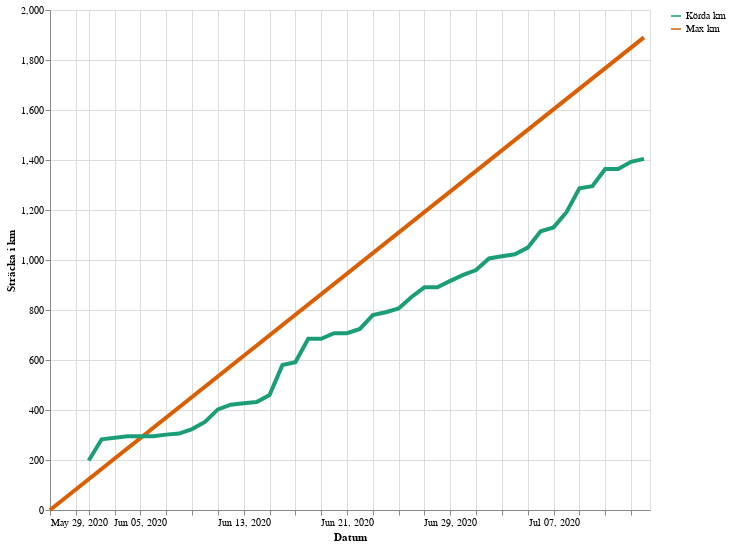

Notebook source saved alongside this figure:
### Code cell
line = alt.Chart(df, width=600, height=500).mark_line(size=4).encode(
    x=alt.X("yearmonthdate(date)", title="Datum", scale=alt.Scale(domain=(start_date, end_date))),
    y="Sträcka i km",
    color=alt.Color("variable", title="", scale=alt.Scale(scheme="dark2")),
    tooltip=[alt.Tooltip("date", title="Datum"), "Sträcka i km"],
)

line

### Figure 1 — Vega-Lite specification as saved in the notebook (floating-point values rounded to 4 significant figures)
{"config": {"view": {"continuousWidth": 400, "continuousHeight": 300}}, "data": {"name": "data-9d7852e9b5c096588921136373445a73"}, "mark": {"type": "line", "size": 4}, "encoding": {"color": {"type": "nominal", "field": "variable", "scale": {"scheme": "dark2"}, "title": ""}, "tooltip": [{"type": "temporal", "field": "date", "title": "Datum"}, {"type": "quantitative", "field": "Sträcka i km"}], "x": {"type": "temporal", "field": "date", "scale": {"domain": ["2020-05-29", "2020-07-14T11:14:45.172290"]}, "timeUnit": "yearmonthdate", "title": "Datum"}, "y": {"type": "quantitative", "field": "Sträcka i km"}}, "height": 500, "width": 600, "$schema": "https://vega.github.io/schema/vega-lite/v4.8.1.json", "datasets": {"data-9d7852e9b5c096588921136373445a73": [{"date": "2020-05-29T00:00:00+00:00", "variable": "Max km", "Sträcka i km": 0.0}, {"date": "2020-07-14T11:14:45.172290+00:00", "variable": "Max km", "Sträcka i km": 1890.0}, {"date": "2020-06-01T00:36:40+00:00", "variable": "Körda km", "Sträcka i km": 198.0}, {"date": "2020-06-02T08:18:45+00:00", "variable": "Körda km", "Sträcka i km": 282.7}, {"date": "2020-06-04T00:10:14+00:00", "variable": "Körda km", "Sträcka i km": 295.1}, {"date": "2020-06-05T00:01:48+00:00", "variable": "Körda km", "Sträcka i km": 295.1}, {"date": "2020-06-06T00:11:44+00:00", "variable": "Körda km", "Sträcka i km": 295.1}, {"date": "2020-06-07T00:11:36+00:00", "variable": "Körda km", "Sträcka i km": 301.5}, {"date": "2020-06-08T00:11:18+00:00", "variable": "Körda km", "Sträcka i km": 305.7}, {"date": "2020-06-09T00:06:48+00:00", "variable": "Körda km", "Sträcka i km": 323.5}, {"date": "2020-06-10T00:07:16+00:00", "variable": "Körda km", "Sträcka i km": 352.2}, {"date": "2020-06-11T00:06:51+00:00", "variable": "Körda km", "Sträcka i km": 402.3}, {"date": "2020-06-12T00:07:14+00:00", "variable": "Körda km", "Sträcka i km": 421.1}, {"date": "2020-06-13T00:07:02+00:00", "variable": "Körda km", "Sträcka i km": 426.7}, {"date": "2020-06-14T00:07:37+00:00", "variable": "Körda km", "Sträcka i km": 432.1}, {"date": "2020-06-15T00:07:06+00:00", "variable": "Körda km", "Sträcka i km": 459.7}, {"date": "2020-06-16T00:07:02+00:00", "variable": "Körda km", "Sträcka i km": 579.7}, {"date": "2020-06-17T00:07:15+00:00", "variable": "Körda km", "Sträcka i km": 591.3}, {"date": "2020-06-18T00:08:17+00:00", "variable": "Körda km", "Sträcka i km": 684.7}, {"date": "2020-06-19T00:07:21+00:00", "variable": "Körda km", "Sträcka i km": 684.7}, {"date": "2020-06-20T00:07:14+00:00", "variable": "Körda km", "Sträcka i km": 706.9}, {"date": "2020-06-21T00:07:33+00:00", "variable": "Körda km", "Sträcka i km": 706.9}, {"date": "2020-06-22T00:07:15+00:00", "variable": "Körda km", "Sträcka i km": 724.3}, {"date": "2020-06-23T00:07:21+00:00", "variable": "Körda km", "Sträcka i km": 779.5}, {"date": "2020-06-24T00:07:40+00:00", "variable": "Körda km", "Sträcka i km": 790.9}, {"date": "2020-06-25T00:07:24+00:00", "variable": "Körda km", "Sträcka i km": 806.5}, {"date": "2020-06-26T00:07:59+00:00", "variable": "Körda km", "Sträcka i km": 852.2}, {"date": "2020-06-27T00:07:26+00:00", "variable": "Körda km", "Sträcka i km": 890.9}, {"date": "2020-06-28T00:07:49+00:00", "variable": "Körda km", "Sträcka i km": 890.9}, {"date": "2020-06-29T00:07:31+00:00", "variable": "Körda km", "Sträcka i km": 916.5}, {"date": "2020-06-30T00:07:23+00:00", "variable": "Körda km", "Sträcka i km": 940.2}, {"date": "2020-07-01T00:09:19+00:00", "variable": "Körda km", "Sträcka i km": 959.6}, {"date": "2020-07-02T00:08:52+00:00", "variable": "Körda km", "Sträcka i km": 1006.0}, {"date": "2020-07-03T00:09:20+00:00", "variable": "Körda km", "Sträcka i km": 1015.0}, {"date": "2020-07-04T00:08:46+00:00", "variable": "Körda km", "Sträcka i km": 1023.0}, {"date": "2020-07-05T00:09:15+00:00", "variable": "Körda km", "Sträcka i km": 1049.0}, {"date": "2020-07-06T00:09:27+00:00", "variable": "Körda km", "Sträcka i km": 1115.0}, {"date": "2020-07-07T00:09:03+00:00", "variable": "Körda km", "Sträcka i km": 1130.0}, {"date": "2020-07-08T00:08:57+00:00", "variable": "Körda km", "Sträcka i km": 1191.0}, {"date": "2020-07-09T00:08:52+00:00", "variable": "Körda km", "Sträcka i km": 1287.0}, {"date": "2020-07-10T00:08:58+00:00", "variable": "Körda km", "Sträcka i km": 1295.0}, {"date": "2020-07-11T00:09:18+00:00", "variable": "Körda km", "Sträcka i km": 1364.0}, {"date": "2020-07-12T00:09:27+00:00", "variable": "Körda km", "Sträcka i km": 1364.0}, {"date": "2020-07-13T00:09:17+00:00", "variable": "Körda km", "Sträcka i km": 1393.0}, {"date": "2020-07-14T00:09:06+00:00", "variable": "Körda km", "Sträcka i km": 1404.0}]}}
